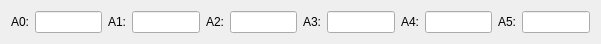
     <widget class="QWidget" name="horizontalLayoutWidget_4">
      <property name="geometry">
       <rect>
        <x>10</x>
        <y>50</y>
        <width>601</width>
        <height>31</height>
       </rect>
      </property>
      <layout class="QHBoxLayout" name="horizontalLayout_4">
       <item>
        <widget class="QLabel" name="label_8">
         <property name="text">
          <string>A0:</string>
         </property>
        </widget>
       </item>
       <item>
        <widget class="QLineEdit" name="lineEdit_axle0">
         <property name="contextMenuPolicy">
          <enum>Qt::DefaultContextMenu</enum>
         </property>
        </widget>
       </item>
       <item>
        <widget class="QLabel" name="label_9">
         <property name="text">
          <string>A1:</string>
         </property>
        </widget>
       </item>
       <item>
        <widget class="QLineEdit" name="lineEdit_axle1"/>
       </item>
       <item>
        <widget class="QLabel" name="label_10">
         <property name="text">
          <string>A2:</string>
         </property>
        </widget>
       </item>
       <item>
        <widget class="QLineEdit" name="lineEdit_axle2"/>
       </item>
       <item>
        <widget class="QLabel" name="label_11">
         <property name="text">
          <string>A3:</string>
         </property>
        </widget>
       </item>
       <item>
        <widget class="QLineEdit" name="lineEdit_axle3"/>
       </item>
       <item>
        <widget class="QLabel" name="label_12">
         <property name="text">
          <string>A4:</string>
         </property>
        </widget>
       </item>
       <item>
        <widget class="QLineEdit" name="lineEdit_axle4"/>
       </item>
       <item>
        <widget class="QLabel" name="label_13">
         <property name="text">
          <string>A5:</string>
         </property>
        </widget>
       </item>
       <item>
        <widget class="QLineEdit" name="lineEdit_axle5"/>
       </item>
      </layout>
     </widget>
